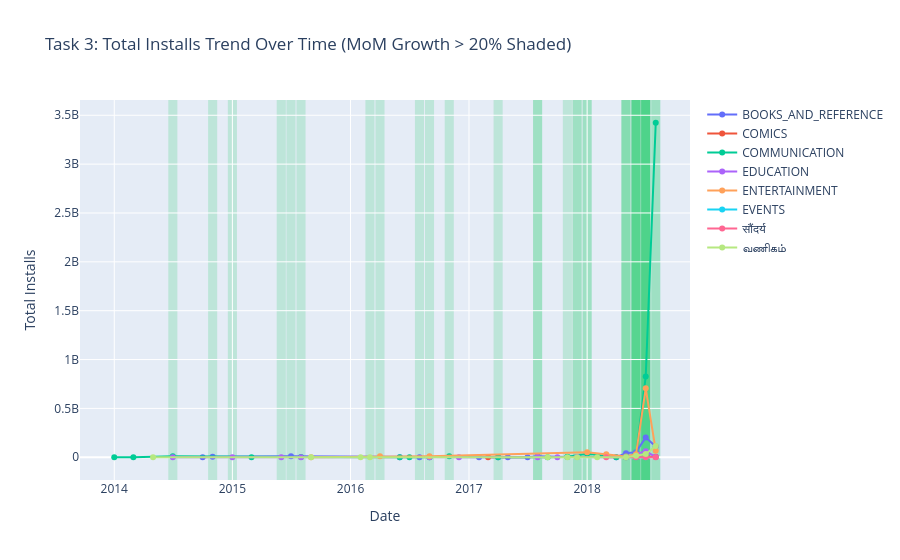

The cell this chart's notebook holds for it:
### Code cell
# Task 3: Trend of Total Installs Over Time with >20% MoM Shading
if is_within_ist_window(18, 21, bypass_time=True):
    mask_t3 = (
        ~df['App'].str.lower().str.startswith(('x', 'y', 'z')) &
        ~df['App'].str.contains('s', case=False, na=False) &
        df['Category'].str.upper().str.startswith(('E', 'C', 'B')) &
        (df['Reviews'] > 500)
    )
    filtered_t3 = df[mask_t3].copy()

    # Category Translations
    filtered_t3['Category'] = filtered_t3['Category'].replace({
        'BEAUTY': 'सौंदर्य',
        'BUSINESS': 'வணிகம்',
        'DATING': 'Partnersuche'
    })

    filtered_t3['YearMonth'] = filtered_t3['Last Updated'].dt.to_period('M').dt.to_timestamp()
    monthly_t3 = (
        filtered_t3.groupby(['YearMonth', 'Category'])['Installs_Numeric']
        .sum()
        .reset_index()
        .sort_values('YearMonth')
    )
    monthly_t3['MoM_Growth'] = monthly_t3.groupby('Category')['Installs_Numeric'].pct_change() * 100

    fig3 = go.Figure()
    for cat, grp in monthly_t3.groupby('Category'):
        fig3.add_trace(go.Scatter(
            x=grp['YearMonth'],
            y=grp['Installs_Numeric'],
            mode='lines+markers',
            name=cat
        ))

        # Shade regions where MoM growth exceeds 20%
        high_growth = grp[grp['MoM_Growth'] > 20]
        for _, row in high_growth.iterrows():
            fig3.add_vrect(
                x0=row['YearMonth'] - pd.DateOffset(days=14),
                x1=row['YearMonth'] + pd.DateOffset(days=14),
                fillcolor="rgba(46, 204, 113, 0.22)",
                layer="below",
                line_width=0
            )

    fig3.update_layout(
        title="Task 3: Total Installs Trend Over Time (MoM Growth > 20% Shaded)",
        xaxis_title="Date",
        yaxis_title="Total Installs"
    )
    fig3.show()
else:
    print("Task 3 is only visible between 6:00 PM and 9:00 PM IST.")

### Figure 1 — Plotly figure (JSON) as saved in the notebook; plotly's stock layout.template omitted (floating-point values rounded to 4 significant figures)
{"data": [{"mode": "lines+markers", "name": "BOOKS_AND_REFERENCE", "type": "scatter", "x": ["2014-10-01T00:00:00.000000", "2014-11-01T00:00:00.000000", "2015-07-01T00:00:00.000000", "2016-06-01T00:00:00.000000", "2016-08-01T00:00:00.000000", "2017-02-01T00:00:00.000000", "2017-04-01T00:00:00.000000", "2017-05-01T00:00:00.000000", "2017-07-01T00:00:00.000000", "2017-08-01T00:00:00.000000", "2017-11-01T00:00:00.000000", "2018-04-01T00:00:00.000000", "2018-05-01T00:00:00.000000", "2018-06-01T00:00:00.000000", "2018-07-01T00:00:00.000000", "2018-08-01T00:00:00.000000"], "y": [500000, 5000000, 10000000, 60000, 100000, 100000, 1000000, 100000, 100000, 10010000, 2000000, 1050000, 40600000, 52100000, 201600000, 110050000]}, {"mode": "lines+markers", "name": "COMICS", "type": "scatter", "x": ["2017-03-01T00:00:00.000000", "2018-05-01T00:00:00.000000", "2018-07-01T00:00:00.000000", "2018-08-01T00:00:00.000000"], "y": [100000, 200000, 6000000, 5050000]}, {"mode": "lines+markers", "name": "COMMUNICATION", "type": "scatter", "x": ["2014-01-01T00:00:00.000000", "2014-03-01T00:00:00.000000", "2014-07-01T00:00:00.000000", "2015-03-01T00:00:00.000000", "2015-08-01T00:00:00.000000", "2016-06-01T00:00:00.000000", "2016-07-01T00:00:00.000000", "2016-09-01T00:00:00.000000", "2016-11-01T00:00:00.000000", "2017-04-01T00:00:00.000000", "2017-09-01T00:00:00.000000", "2017-11-01T00:00:00.000000", "2018-01-01T00:00:00.000000", "2018-03-01T00:00:00.000000", "2018-04-01T00:00:00.000000", "2018-05-01T00:00:00.000000", "2018-06-01T00:00:00.000000", "2018-07-01T00:00:00.000000", "2018-08-01T00:00:00.000000"], "y": [100000, 100000, 10000000, 1000000, 2000000, 1000000, 110000, 1000000, 11000000, 100000, 50000, 5000000, 36000000, 10100000, 1000000, 5000000, 11100000, 826730000, 3423510000]}, {"mode": "lines+markers", "name": "EDUCATION", "type": "scatter", "x": ["2014-07-01T00:00:00.000000", "2015-01-01T00:00:00.000000", "2015-06-01T00:00:00.000000", "2015-08-01T00:00:00.000000", "2016-09-01T00:00:00.000000", "2016-12-01T00:00:00.000000", "2017-08-01T00:00:00.000000", "2017-10-01T00:00:00.000000", "2017-12-01T00:00:00.000000", "2018-05-01T00:00:00.000000", "2018-07-01T00:00:00.000000", "2018-08-01T00:00:00.000000"], "y": [10000, 100000, 1000000, 1000000, 1000000, 100000, 1000000, 1000000, 3000000, 2100000, 60600000, 3000000]}, {"mode": "lines+markers", "name": "ENTERTAINMENT", "type": "scatter", "x": ["2015-09-01T00:00:00.000000", "2016-04-01T00:00:00.000000", "2016-09-01T00:00:00.000000", "2018-01-01T00:00:00.000000", "2018-03-01T00:00:00.000000", "2018-05-01T00:00:00.000000", "2018-06-01T00:00:00.000000", "2018-07-01T00:00:00.000000", "2018-08-01T00:00:00.000000"], "y": [1000000, 10000000, 10000000, 50000000, 30000000, 7000000, 31100000, 705300000, 67200000]}, {"mode": "lines+markers", "name": "EVENTS", "type": "scatter", "x": ["2018-05-01T00:00:00.000000", "2018-06-01T00:00:00.000000", "2018-07-01T00:00:00.000000"], "y": [10000, 500000, 1100000]}, {"mode": "lines+markers", "name": "सौंदर्य", "type": "scatter", "x": ["2018-03-01T00:00:00.000000", "2018-06-01T00:00:00.000000", "2018-07-01T00:00:00.000000", "2018-08-01T00:00:00.000000"], "y": [5000, 1000000, 1000000, 100000]}, {"mode": "lines+markers", "name": "வணிகம்", "type": "scatter", "x": ["2014-05-01T00:00:00.000000", "2015-09-01T00:00:00.000000", "2016-02-01T00:00:00.000000", "2016-03-01T00:00:00.000000", "2017-09-01T00:00:00.000000", "2017-11-01T00:00:00.000000", "2017-12-01T00:00:00.000000", "2018-02-01T00:00:00.000000", "2018-05-01T00:00:00.000000", "2018-06-01T00:00:00.000000", "2018-07-01T00:00:00.000000", "2018-08-01T00:00:00.000000"], "y": [100000, 100000, 10000, 1000000, 1000000, 500000, 1001000, 1000000, 100000, 15200000, 32100000, 115200000]}], "layout": {"shapes": [{"fillcolor": "rgba(46, 204, 113, 0.22)", "layer": "below", "line": {"width": 0}, "type": "rect", "x0": "2014-10-18T00:00:00", "x1": "2014-11-15T00:00:00", "xref": "x", "y0": 0, "y1": 1, "yref": "y domain"}, {"fillcolor": "rgba(46, 204, 113, 0.22)", "layer": "below", "line": {"width": 0}, "type": "rect", "x0": "2015-06-17T00:00:00", "x1": "2015-07-15T00:00:00", "xref": "x", "y0": 0, "y1": 1, "yref": "y domain"}, {"fillcolor": "rgba(46, 204, 113, 0.22)", "layer": "below", "line": {"width": 0}, "type": "rect", "x0": "2016-07-18T00:00:00", "x1": "2016-08-15T00:00:00", "xref": "x", "y0": 0, "y1": 1, "yref": "y domain"}, {"fillcolor": "rgba(46, 204, 113, 0.22)", "layer": "below", "line": {"width": 0}, "type": "rect", "x0": "2017-03-18T00:00:00", "x1": "2017-04-15T00:00:00", "xref": "x", "y0": 0, "y1": 1, "yref": "y domain"}, {"fillcolor": "rgba(46, 204, 113, 0.22)", "layer": "below", "line": {"width": 0}, "type": "rect", "x0": "2017-07-18T00:00:00", "x1": "2017-08-15T00:00:00", "xref": "x", "y0": 0, "y1": 1, "yref": "y domain"}, {"fillcolor": "rgba(46, 204, 113, 0.22)", "layer": "below", "line": {"width": 0}, "type": "rect", "x0": "2018-04-17T00:00:00", "x1": "2018-05-15T00:00:00", "xref": "x", "y0": 0, "y1": 1, "yref": "y domain"}, {"fillcolor": "rgba(46, 204, 113, 0.22)", "layer": "below", "line": {"width": 0}, "type": "rect", "x0": "2018-05-18T00:00:00", "x1": "2018-06-15T00:00:00", "xref": "x", "y0": 0, "y1": 1, "yref": "y domain"}, {"fillcolor": "rgba(46, 204, 113, 0.22)", "layer": "below", "line": {"width": 0}, "type": "rect", "x0": "2018-06-17T00:00:00", "x1": "2018-07-15T00:00:00", "xref": "x", "y0": 0, "y1": 1, "yref": "y domain"}, {"fillcolor": "rgba(46, 204, 113, 0.22)", "layer": "below", "line": {"width": 0}, "type": "rect", "x0": "2018-04-17T00:00:00", "x1": "2018-05-15T00:00:00", "xref": "x", "y0": 0, "y1": 1, "yref": "y domain"}, {"fillcolor": "rgba(46, 204, 113, 0.22)", "layer": "below", "line": {"width": 0}, "type": "rect", "x0": "2018-06-17T00:00:00", "x1": "2018-07-15T00:00:00", "xref": "x", "y0": 0, "y1": 1, "yref": "y domain"}, {"fillcolor": "rgba(46, 204, 113, 0.22)", "layer": "below", "line": {"width": 0}, "type": "rect", "x0": "2014-06-17T00:00:00", "x1": "2014-07-15T00:00:00", "xref": "x", "y0": 0, "y1": 1, "yref": "y domain"}, {"fillcolor": "rgba(46, 204, 113, 0.22)", "layer": "below", "line": {"width": 0}, "type": "rect", "x0": "2015-07-18T00:00:00", "x1": "2015-08-15T00:00:00", "xref": "x", "y0": 0, "y1": 1, "yref": "y domain"}, {"fillcolor": "rgba(46, 204, 113, 0.22)", "layer": "below", "line": {"width": 0}, "type": "rect", "x0": "2016-08-18T00:00:00", "x1": "2016-09-15T00:00:00", "xref": "x", "y0": 0, "y1": 1, "yref": "y domain"}, {"fillcolor": "rgba(46, 204, 113, 0.22)", "layer": "below", "line": {"width": 0}, "type": "rect", "x0": "2016-10-18T00:00:00", "x1": "2016-11-15T00:00:00", "xref": "x", "y0": 0, "y1": 1, "yref": "y domain"}, {"fillcolor": "rgba(46, 204, 113, 0.22)", "layer": "below", "line": {"width": 0}, "type": "rect", "x0": "2017-10-18T00:00:00", "x1": "2017-11-15T00:00:00", "xref": "x", "y0": 0, "y1": 1, "yref": "y domain"}, {"fillcolor": "rgba(46, 204, 113, 0.22)", "layer": "below", "line": {"width": 0}, "type": "rect", "x0": "2017-12-18T00:00:00", "x1": "2018-01-15T00:00:00", "xref": "x", "y0": 0, "y1": 1, "yref": "y domain"}, {"fillcolor": "rgba(46, 204, 113, 0.22)", "layer": "below", "line": {"width": 0}, "type": "rect", "x0": "2018-04-17T00:00:00", "x1": "2018-05-15T00:00:00", "xref": "x", "y0": 0, "y1": 1, "yref": "y domain"}, {"fillcolor": "rgba(46, 204, 113, 0.22)", "layer": "below", "line": {"width": 0}, "type": "rect", "x0": "2018-05-18T00:00:00", "x1": "2018-06-15T00:00:00", "xref": "x", "y0": 0, "y1": 1, "yref": "y domain"}, {"fillcolor": "rgba(46, 204, 113, 0.22)", "layer": "below", "line": {"width": 0}, "type": "rect", "x0": "2018-06-17T00:00:00", "x1": "2018-07-15T00:00:00", "xref": "x", "y0": 0, "y1": 1, "yref": "y domain"}, {"fillcolor": "rgba(46, 204, 113, 0.22)", "layer": "below", "line": {"width": 0}, "type": "rect", "x0": "2018-07-18T00:00:00", "x1": "2018-08-15T00:00:00", "xref": "x", "y0": 0, "y1": 1, "yref": "y domain"}, {"fillcolor": "rgba(46, 204, 113, 0.22)", "layer": "below", "line": {"width": 0}, "type": "rect", "x0": "2014-12-18T00:00:00", "x1": "2015-01-15T00:00:00", "xref": "x", "y0": 0, "y1": 1, "yref": "y domain"}, {"fillcolor": "rgba(46, 204, 113, 0.22)", "layer": "below", "line": {"width": 0}, "type": "rect", "x0": "2015-05-18T00:00:00", "x1": "2015-06-15T00:00:00", "xref": "x", "y0": 0, "y1": 1, "yref": "y domain"}, {"fillcolor": "rgba(46, 204, 113, 0.22)", "layer": "below", "line": {"width": 0}, "type": "rect", "x0": "2017-07-18T00:00:00", "x1": "2017-08-15T00:00:00", "xref": "x", "y0": 0, "y1": 1, "yref": "y domain"}, {"fillcolor": "rgba(46, 204, 113, 0.22)", "layer": "below", "line": {"width": 0}, "type": "rect", "x0": "2017-11-17T00:00:00", "x1": "2017-12-15T00:00:00", "xref": "x", "y0": 0, "y1": 1, "yref": "y domain"}, {"fillcolor": "rgba(46, 204, 113, 0.22)", "layer": "below", "line": {"width": 0}, "type": "rect", "x0": "2018-06-17T00:00:00", "x1": "2018-07-15T00:00:00", "xref": "x", "y0": 0, "y1": 1, "yref": "y domain"}, {"fillcolor": "rgba(46, 204, 113, 0.22)", "layer": "below", "line": {"width": 0}, "type": "rect", "x0": "2016-03-18T00:00:00", "x1": "2016-04-15T00:00:00", "xref": "x", "y0": 0, "y1": 1, "yref": "y domain"}, {"fillcolor": "rgba(46, 204, 113, 0.22)", "layer": "below", "line": {"width": 0}, "type": "rect", "x0": "2017-12-18T00:00:00", "x1": "2018-01-15T00:00:00", "xref": "x", "y0": 0, "y1": 1, "yref": "y domain"}, {"fillcolor": "rgba(46, 204, 113, 0.22)", "layer": "below", "line": {"width": 0}, "type": "rect", "x0": "2018-05-18T00:00:00", "x1": "2018-06-15T00:00:00", "xref": "x", "y0": 0, "y1": 1, "yref": "y domain"}, {"fillcolor": "rgba(46, 204, 113, 0.22)", "layer": "below", "line": {"width": 0}, "type": "rect", "x0": "2018-06-17T00:00:00", "x1": "2018-07-15T00:00:00", "xref": "x", "y0": 0, "y1": 1, "yref": "y domain"}, {"fillcolor": "rgba(46, 204, 113, 0.22)", "layer": "below", "line": {"width": 0}, "type": "rect", "x0": "2018-05-18T00:00:00", "x1": "2018-06-15T00:00:00", "xref": "x", "y0": 0, "y1": 1, "yref": "y domain"}, {"fillcolor": "rgba(46, 204, 113, 0.22)", "layer": "below", "line": {"width": 0}, "type": "rect", "x0": "2018-06-17T00:00:00", "x1": "2018-07-15T00:00:00", "xref": "x", "y0": 0, "y1": 1, "yref": "y domain"}, {"fillcolor": "rgba(46, 204, 113, 0.22)", "layer": "below", "line": {"width": 0}, "type": "rect", "x0": "2018-05-18T00:00:00", "x1": "2018-06-15T00:00:00", "xref": "x", "y0": 0, "y1": 1, "yref": "y domain"}, {"fillcolor": "rgba(46, 204, 113, 0.22)", "layer": "below", "line": {"width": 0}, "type": "rect", "x0": "2016-02-16T00:00:00", "x1": "2016-03-15T00:00:00", "xref": "x", "y0": 0, "y1": 1, "yref": "y domain"}, {"fillcolor": "rgba(46, 204, 113, 0.22)", "layer": "below", "line": {"width": 0}, "type": "rect", "x0": "2017-11-17T00:00:00", "x1": "2017-12-15T00:00:00", "xref": "x", "y0": 0, "y1": 1, "yref": "y domain"}, {"fillcolor": "rgba(46, 204, 113, 0.22)", "layer": "below", "line": {"width": 0}, "type": "rect", "x0": "2018-05-18T00:00:00", "x1": "2018-06-15T00:00:00", "xref": "x", "y0": 0, "y1": 1, "yref": "y domain"}, {"fillcolor": "rgba(46, 204, 113, 0.22)", "layer": "below", "line": {"width": 0}, "type": "rect", "x0": "2018-06-17T00:00:00", "x1": "2018-07-15T00:00:00", "xref": "x", "y0": 0, "y1": 1, "yref": "y domain"}, {"fillcolor": "rgba(46, 204, 113, 0.22)", "layer": "below", "line": {"width": 0}, "type": "rect", "x0": "2018-07-18T00:00:00", "x1": "2018-08-15T00:00:00", "xref": "x", "y0": 0, "y1": 1, "yref": "y domain"}], "title": {"text": "Task 3: Total Installs Trend Over Time (MoM Growth > 20% Shaded)"}, "xaxis": {"title": {"text": "Date"}}, "yaxis": {"title": {"text": "Total Installs"}}}}
